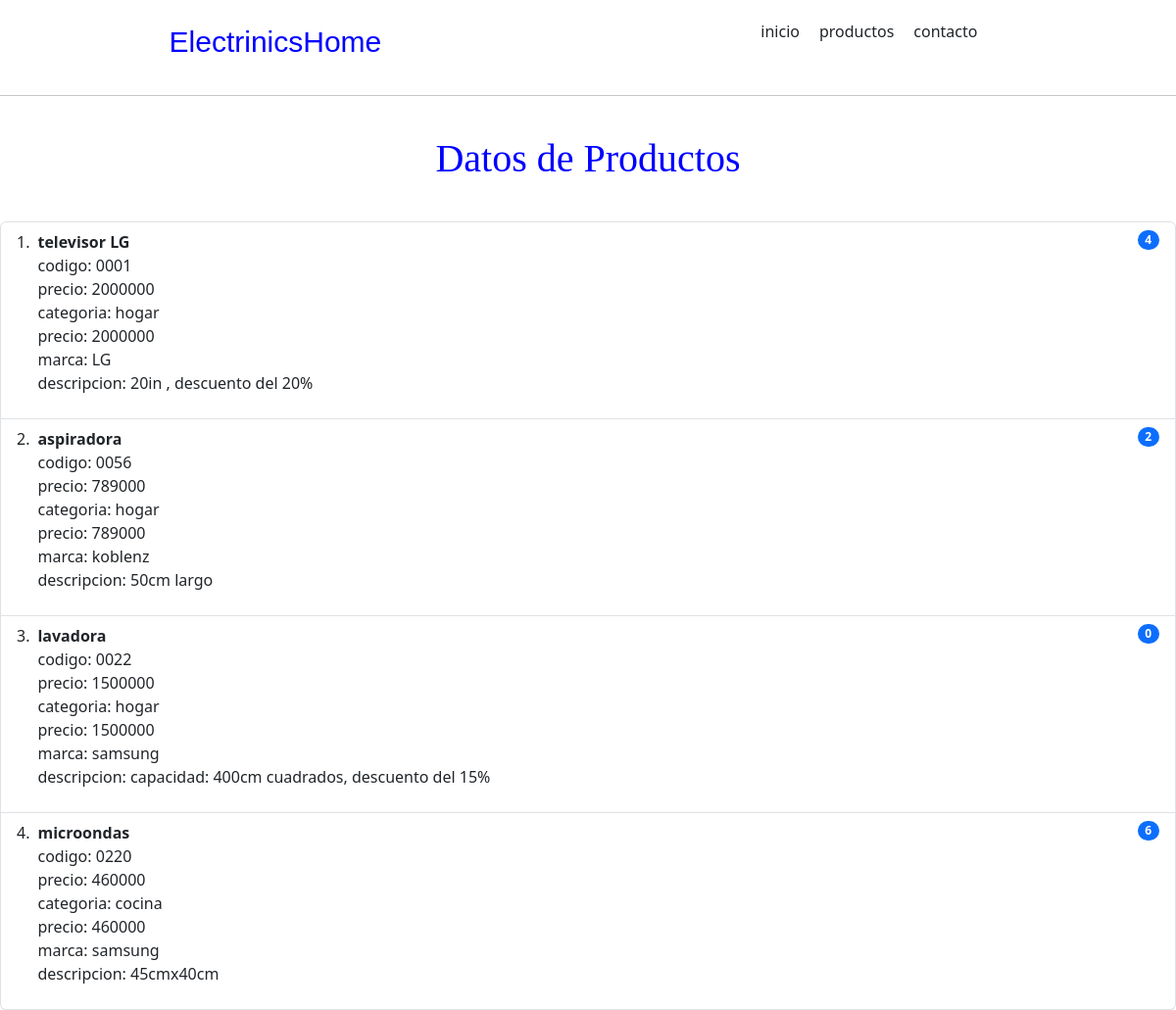
/productos/, run on the app's committed database.
### productos/models.py (models this page shows)
class Producto(models.Model):
    codigo = models.CharField(max_length=10, unique=True)
    nombre = models.CharField(max_length=50)
    precio = models.IntegerField()
    disponibilidad = models.BooleanField()
    cantidad = models.IntegerField()
    categoria = models.CharField(max_length=50)
    marca = models.CharField(max_length=50)
    descripcion = models.CharField(max_length=100)

### productos/views.py (the view)
# urls.py: path('productos/', views.DB_Productos, name='lista de productos'),
def DB_Productos(request):
    template = loader.get_template('productos.html')
    productos= Producto.objects.all().values()
    context={
        'productos_html': productos
    }
    return HttpResponse (template.render(context, request))

### productos/templates/productos.html (shortened to what this page needs)
<!DOCTYPE html>
<html lang="en">
<head>
    <link rel="stylesheet" href="https://cdn.jsdelivr.net/npm/bootstrap@5.3.8/dist/css/bootstrap.min.css">
</head>
<body>
<header>
    <nav style="display: flex; align-items: start; justify-content: space-around; margin-top: 20px; ">
    <p style="color: blue; font-size: 30px; font-family: 'Lucida Sans', 'Lucida Sans Regular', 'Lucida Grande', 'Lucida Sans Unicode', Geneva, Verdana, sans-serif; " >ElectrinicsHome</p>
    <ul style="display: flex; justify-content: center; align-items: center; list-style: none; margin-left: 0px; margin-right: 20px;">
        <li style="margin-left: 10px; margin-right: 10px;">inicio</li>
        <li style="margin-left: 10px; margin-right: 10px;">productos</li>
        <li style="margin-left: 10px; margin-right: 10px;">contacto</li>
    </ul>
    </nav>
    <hr>
</header>
    <h1 style="text-align: center; color: blue; margin: 40px; font-family:fantasy;">Datos de Productos</h1>
    <ol class="list-group list-group-numbered">
        {% for producto in productos_html %}
        <li class="list-group-item d-flex justify-content-between align-items-start">
            <div class="ms-2 me-auto">
            <div class="fw-bold">{{producto.nombre}}</div>
            <p>codigo: {{producto.codigo}} <br>
               precio: {{producto.precio}} <br>
               categoria: {{producto.categoria}} <br>
               precio: {{producto.precio}} <br>
               marca: {{producto.marca}} <br>
               descripcion: {{producto.descripcion}}
            </p>
            </div>
            <span class="badge text-bg-primary rounded-pill">{{producto.cantidad}}</span>
        </li>
        {% endfor %}
    </ol>
</body>
</html>

### data on the page
Producto: nombre "televisor LG", codigo "0001", precio "2000000", categoria "hogar", marca "LG", descripcion "20in , descuento del 20%", cantidad "4"
Producto: nombre "aspiradora", codigo "0056", precio "789000", categoria "hogar", marca "koblenz", descripcion "50cm largo", cantidad "2"
Producto: nombre "lavadora", codigo "0022", precio "1500000", categoria "hogar", marca "samsung", descripcion "capacidad: 400cm cuadrados, descuento del 15%", cantidad "0"
Producto: nombre "microondas", codigo "0220", precio "460000", categoria "cocina", marca "samsung", descripcion "45cmx40cm", cantidad "6"
